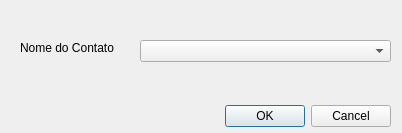
<?xml version="1.0" encoding="UTF-8"?>
<ui version="4.0">
 <class>removecontato</class>
 <widget class="QDialog" name="removecontato">
  <property name="geometry">
   <rect>
    <x>0</x>
    <y>0</y>
    <width>402</width>
    <height>133</height>
   </rect>
  </property>
  <property name="windowTitle">
   <string>Dialog</string>
  </property>
  <widget class="QDialogButtonBox" name="buttonBox">
   <property name="geometry">
    <rect>
     <x>50</x>
     <y>100</y>
     <width>341</width>
     <height>32</height>
    </rect>
   </property>
   <property name="orientation">
    <enum>Qt::Horizontal</enum>
   </property>
   <property name="standardButtons">
    <set>QDialogButtonBox::Cancel|QDialogButtonBox::Ok</set>
   </property>
  </widget>
  <widget class="QComboBox" name="comboBox">
   <property name="geometry">
    <rect>
     <x>140</x>
     <y>40</y>
     <width>251</width>
     <height>22</height>
    </rect>
   </property>
  </widget>
  <widget class="QLabel" name="label">
   <property name="geometry">
    <rect>
     <x>20</x>
     <y>40</y>
     <width>101</width>
     <height>16</height>
    </rect>
   </property>
   <property name="text">
    <string>Nome do Contato</string>
   </property>
  </widget>
 </widget>
 <resources/>
 <connections>
  <connection>
   <sender>buttonBox</sender>
   <signal>accepted()</signal>
   <receiver>removecontato</receiver>
   <slot>accept()</slot>
   <hints>
    <hint type="sourcelabel">
     <x>248</x>
     <y>254</y>
    </hint>
    <hint type="destinationlabel">
     <x>157</x>
     <y>274</y>
    </hint>
   </hints>
  </connection>
  <connection>
   <sender>buttonBox</sender>
   <signal>rejected()</signal>
   <receiver>removecontato</receiver>
   <slot>reject()</slot>
   <hints>
    <hint type="sourcelabel">
     <x>316</x>
     <y>260</y>
    </hint>
    <hint type="destinationlabel">
     <x>286</x>
     <y>274</y>
    </hint>
   </hints>
  </connection>
 </connections>
</ui>
